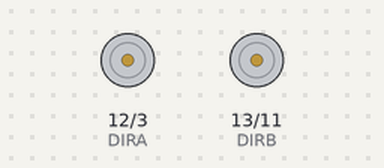
Bench run of a sketch on a simulated Arduino Uno, built with avr-gcc and run on an emulated ATmega328P. On the bench: direction and speed pins drawn as motors (green arrow = direction pin HIGH = forward, orange = LOW = backward, longer = more drive).

Above: at 1.0 s.
At 3.0 s:
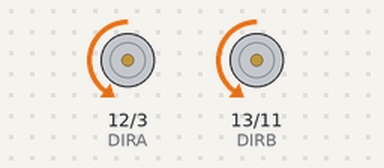
At 7.0 s:
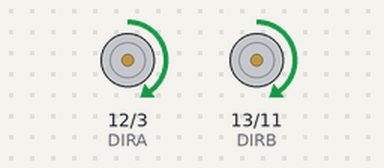
Timing chart, 0 to 10.4 s (numbered marks = the images above):
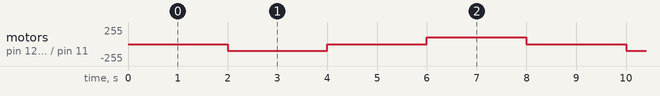

Measured:
- by itself, motor on pin 12 (DIRA) / pin 3 (PWMA), motor on pin 13 (DIRB) / pin 11 (PWMB): repeats every 8.0 s: stopped 2.0 s, forward 100/255 2.0 s, stopped 2.0 s, backward 100/255 2.0 s

The sketch:

test-motors.ino
```cpp
/*  test-motors.ino

    Colorado State University
    Department of Mechanical Engineering

    This code will do a couple of things. First, it will help you figure out and learn what you need and what you need to do in order to program your Ardumoto motors.
    Second, you can use this code as a template to program your robot for the autonomous challange!

    Author: Samuel Bechara, PhD

    Last Modified: 20 June 2018
    By: Samuel Bechara, PhD
*/

// These constants below are necessary to tell the motor controller how to work!
const byte PWMA = 3;  // PWM control (speed) for motor A
const byte PWMB = 11; // PWM control (speed) for motor B
const byte DIRA = 12; // Direction control for motor A
const byte DIRB = 13; // Direction control for motor B

// Clockwise and counter-clockwise definitions.
// Depending on how you wired your motors, you may need to swap.
#define CW  0
#define CCW 1

// Motor definitions to make life easier:
#define MOTOR_A 0
#define MOTOR_B 1

// Now that the required variables have been defined, and the motors and receiver have been set, we can start the setup process!
// The function below, called "setup", is only run once during start of the program, and is used to confugure all components and variables.

void setup()
{
  // First we need to run the setupArdumoto function to get the motor controller ready to go
  setupArdumoto();

}

// The loop function below is where we will put all of our main code. This function loops continuously until the Arduino is turned off.
void loop()
{
  // Just like our blinking LED activity, we are going to have to tell the arduino to turn on, wait, and then turn it off
  // For example this program will drive the car forward, wait, back to its original position, and then repeat.
  stopArdumoto(MOTOR_A);
  stopArdumoto(MOTOR_B);
  delay(2000);
  driveArdumoto(MOTOR_A, CW, 100);
  driveArdumoto(MOTOR_B, CW, 100);
  delay(2000);
  stopArdumoto(MOTOR_A);
  stopArdumoto(MOTOR_B);
  delay(2000);
  driveArdumoto(MOTOR_A, CCW, 100);
  driveArdumoto(MOTOR_B, CCW, 100);
  delay(2000);
  // Once the program reaches here, it will loop back to the top of the void loop() and begin again!
}

/*  ----------------------------------------------------------------------------------------------
    The functions below are necessary to setup arduomoto for easy
    control. Students SHOULD look through them to see how they work but shouldn't mess with them.
    You will need these functions included in any arduino code that uses the ardumoto shield and
    motors.
    ----------------------------------------------------------------------------------------------
*/

// setupArdumoto() is a helper function to clean up our setup loop and make it pretty
void setupArdumoto()
{
  // All pins should be setup as outputs:
  pinMode(PWMA, OUTPUT);
  pinMode(PWMB, OUTPUT);
  pinMode(DIRA, OUTPUT);
  pinMode(DIRB, OUTPUT);

  // Initialize all pins as low:
  digitalWrite(PWMA, LOW);
  digitalWrite(PWMB, LOW);
  digitalWrite(DIRA, LOW);
  digitalWrite(DIRB, LOW);
}

// driveArdumoto drives 'motor' in 'dir' direction at 'spd' speed
void driveArdumoto(byte motor, byte dir, byte spd)
{
  if (motor == MOTOR_A)
  {
    digitalWrite(DIRA, dir);
    analogWrite(PWMA, spd);
  }
  else if (motor == MOTOR_B)
  {
    digitalWrite(DIRB, dir);
    analogWrite(PWMB, spd);
  }
}

// stopArdumoto makes a motor stop
void stopArdumoto(byte motor)
{
  driveArdumoto(motor, 0, 0);
}
```
